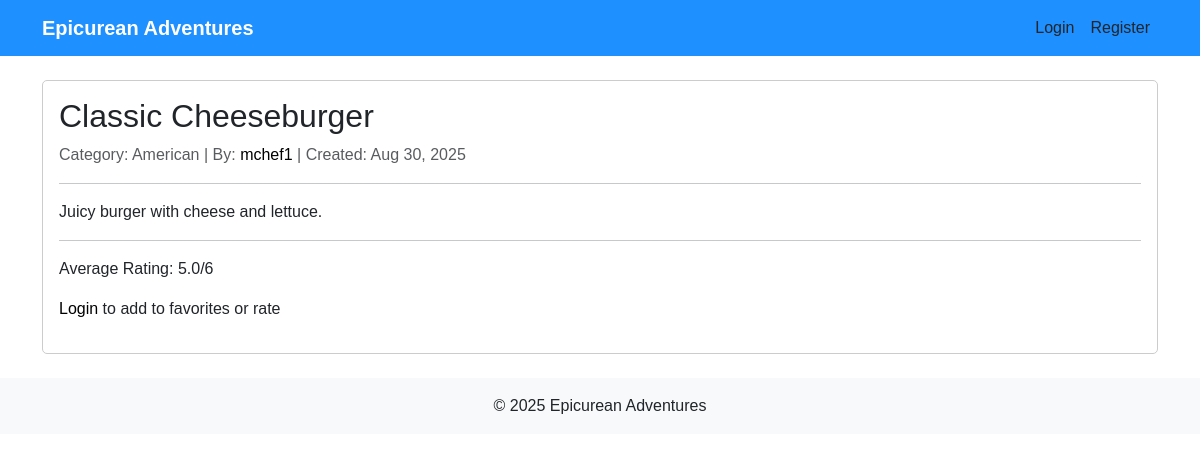
The app's page /blog/2/ with its own data.
### blog/models.py (models this page shows, shortened)
class Blog(models.Model):
    CATEGORY_CHOICES = [
        ('Desi', 'Desi'),
        ('American', 'American'),
        ('Italian', 'Italian'),
        ('Arabian', 'Arabian'),
        ('Greek', 'Greek'),
    ]
    title = models.CharField(max_length=200)
    author = models.ForeignKey(User, on_delete=models.CASCADE)
    category = models.CharField(max_length=50, choices=CATEGORY_CHOICES)
    body = models.TextField()
    created_at = models.DateTimeField(auto_now_add=True)
    updated_at = models.DateTimeField(auto_now=True)

### blog/views.py (the view)
# urls.py: path('blog/<int:pk>/', views.blog_detail, name='blog_detail'),
def blog_detail(request, pk):
    blog = get_object_or_404(Blog, pk=pk)
    rating_form = RatingForm()
    avg_rating = blog.ratings.aggregate(Avg('value'))['value__avg'] or 0
    return render(request, 'blog/blog_detail.html', {
        'blog': blog,
        'rating_form': rating_form,
        'avg_rating': avg_rating
    })

### blog/templates/blog/blog_detail.html
{% extends 'blog/base.html' %}
{% block content %}
<div class="card">
  <div class="card-body">
    <h2>{{ blog.title }}</h2>
    <p class="text-muted">
      Category: {{ blog.category }} | By:
      <a href="{% url 'author_detail' blog.author.profile.id %}">{{ blog.author.username }}</a> |
      Created: {{ blog.created_at|date:"M d, Y" }}
    </p>
    <hr>
    <p>{{ blog.body }}</p>
    <hr>
    <p>Average Rating: {{ avg_rating|floatformat:1 }}/6</p>
    {% if user.is_authenticated %}
      <form action="{% url 'add_favorite' blog.id %}" method="post" style="display:inline-block;">
        {% csrf_token %}
        <button type="submit" class="btn btn-custom">Add to Favorites</button>
      </form>
      <form action="{% url 'add_rating' blog.id %}" method="post" class="mt-2">
        {% csrf_token %}
        {{ rating_form.value.label_tag }} {{ rating_form.value }}
        <button type="submit" class="btn btn-custom btn-sm">Rate</button>
      </form>
    {% else %}
      <p class="mt-2"><a href="{% url 'login' %}">Login</a> to add to favorites or rate</p>
    {% endif %}
  </div>
</div>
{% endblock %}

### blog/static/blog/css/styles.css (style rules this page uses)
body { background-color: #ffffff; color: #000000; font-family: 'Arial', sans-serif; }
a { color: #000000; text-decoration: none; }
.card { border: 1px solid #ccc; border-radius: 5px; }

### records on screen
Blog: title "Classic Cheeseburger", category "American", author.username "mchef1", created_at "Aug 30, 2025", body "Juicy burger with cheese and lettuce."

### other values on screen
{{ avg_rating|floatformat:1 }} "5.0"
